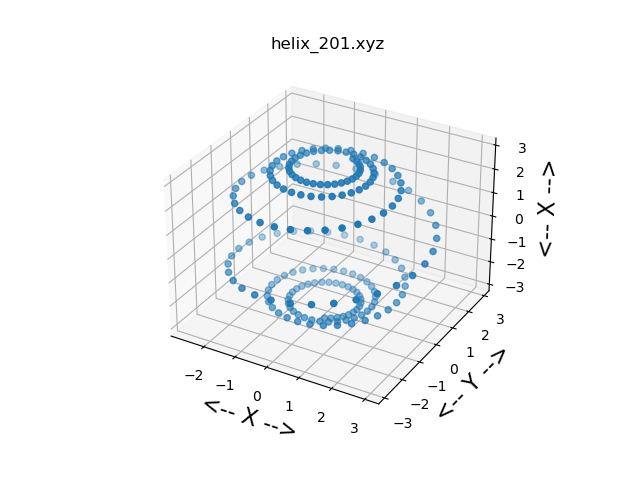

This figure's Python source:
#! /usr/bin/env python3
#
def xyz_display_test ( ):

#*****************************************************************************80
#
## xyz_display_test() tests xyz_display().
#
#  Licensing:
#
#    This code is distributed under the MIT license.
#
#  Modified:
#
#    14 September 2024
#
#  Author:
#
#    John Burkardt
#
  import numpy as np
  import platform

  print ( '' )
  print ( 'xyz_display_test():' )
  print ( '  python version: ' + platform.python_version ( ) )
  print ( '  numpy version:  ' + np.version.version )
  print ( '  Test xyz_display()' )

  xyz_filename = 'helix_201.xyz'
  xyz_display ( xyz_filename )
#
#  Terminate.
#
  print ( '' )
  print ( 'xyz_display_test():' )
  print ( '  Normal end of execution.' )

  return

def xyz_display ( xyz_filename ):

#*****************************************************************************80
#
## xyz_display() plots a set of points in 3D.
#
#  Discussion:
#
#    The data is stored in a text file with N rows and 3 columns.
#
#  Licensing:
#
#    This code is distributed under the MIT license.
#
#  Modified:
#
#    14 September 2024
#
#  Author:
#
#    John Burkardt
#
#  Usage:
#
#    xyz_display ( 'filename.xyz' )
#
#  Input:
#
#    string xyz_filename: the name of the data file.
#
  import matplotlib.pyplot as plt
  import numpy as np
#
#  Read the data.
#
  xyz = np.loadtxt ( xyz_filename )
  point_num = xyz.shape[0]

  print ( '' )
  print ( '  Number of points POINT_NUM  = ', point_num )
  print ( '' )
  print ( '  First 5 nodes:' )
  print ( xyz[0:min(point_num,5),0:3] )

  plt.clf ( )
  fig = plt.figure ( )
  ax = fig.add_subplot ( 111, projection = '3d' )
  ax.scatter ( xyz[:,0], xyz[:,1], xyz[:,2] )
  ax.grid ( True )
  ax.set_xlabel ( '<-- X -->', fontsize = 16 )
  ax.set_ylabel ( '<-- Y -->', fontsize = 16 )
  ax.set_zlabel ( '<-- X -->', fontsize = 16 )
  ax.set_title ( xyz_filename )
  filename = 'xyz_display.png'
  plt.savefig ( filename )
  print ( '  Graphics saved as "' + filename + '"' )
  plt.close ( )

  return

def s_escape_tex ( s1 ):

#*****************************************************************************80
#
## s_escape_tex() de-escapes TeX escape sequences.
#
#  Discussion:
#
#    In particular, every occurrence of the characters '\', '_',
#    '^', '{' and '}' will be replaced by '\\', '\_', '\^',
#    '\{' and '\}'.  A TeX interpreter, on seeing these character
#    strings, is then likely to return the original characters.
#
#  Licensing:
#
#    This code is distributed under the MIT license.
#
#  Modified:
#
#    14 September 2024
#
#  Author:
#
#    John Burkardt
#
#  Input:
#
#    string S1, the string to be de-escaped.
#
#  Output:
#
#    string S2, a copy of the string, modified to avoid TeX escapes.
#
  s1_length = len ( s1 )

  s1_pos = 0
  s2_pos = 0
  s2 = ''

  while ( s1_pos < s1_length ):

    if ( s1[s1_pos] == '\\' or \
         s1[s1_pos] == '_' or \
         s1[s1_pos] == '^' or \
         s1[s1_pos] == '{' or \
         s1[s1_pos] == '}' ):
      s2_pos = s2_pos + 1
      s2 = s2 + '\\'

    s2_pos = s2_pos + 1
    s2 = s2 + s1[s1_pos]

    s1_pos = s1_pos + 1

  return s2

def timestamp ( ):

#*****************************************************************************80
#
## timestamp() prints the date as a timestamp.
#
#  Licensing:
#
#    This code is distributed under the MIT license. 
#
#  Modified:
#
#    21 August 2019
#
#  Author:
#
#    John Burkardt
#
  import time

  t = time.time ( )
  print ( time.ctime ( t ) )

  return

if ( __name__ == '__main__' ):
  timestamp ( )
  xyz_display_test ( )
  timestamp ( )
